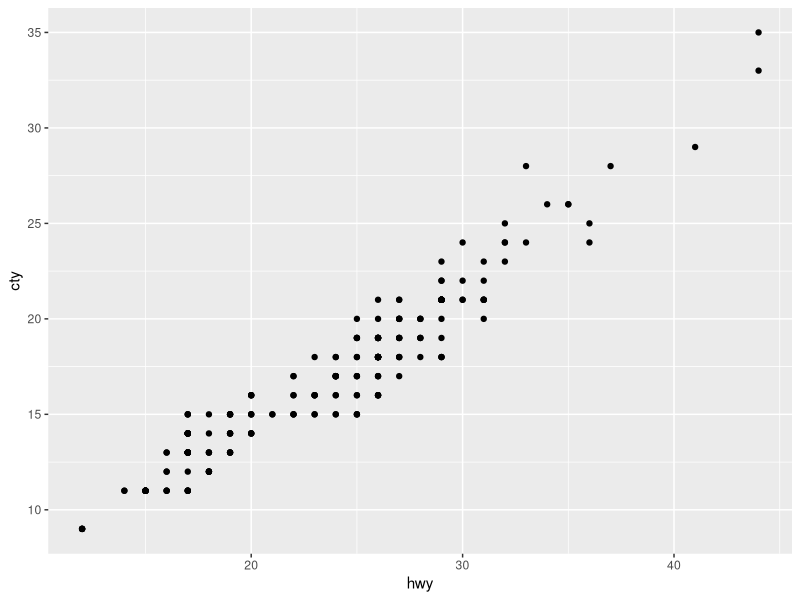
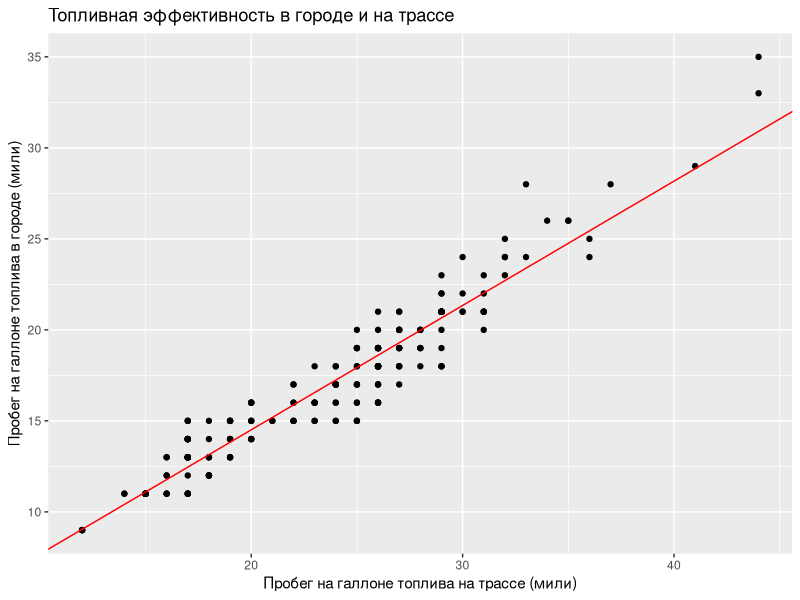
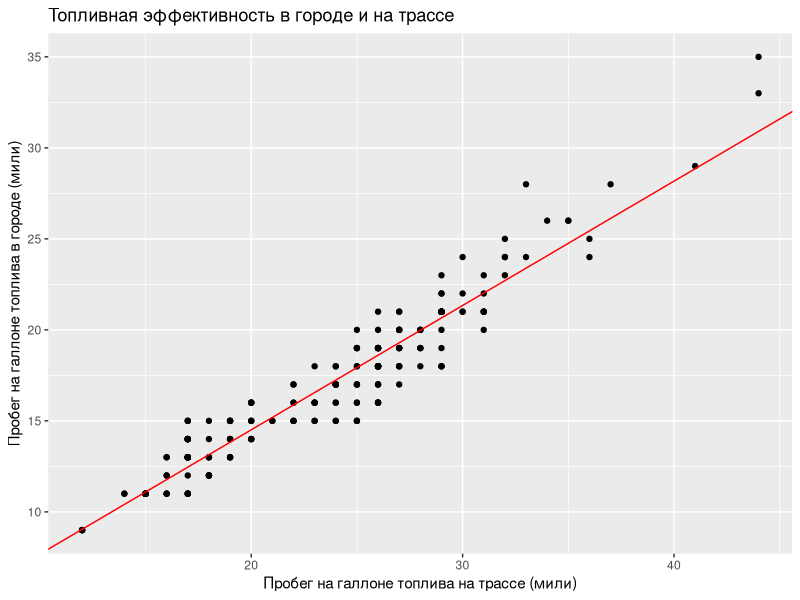

Source code (R) for these figures, in order:
# Пример скрипта R

# Скрипт содержит последовательность команд, необходимых для выполнения расчета.
# Команды скрипта можно выполнять построчно (кнопка Run или Ctrl-Enter), либо все сразу (кнопка
# или команда source). Результаты будут отображаться в консоли (текст) или
# отдельном окне (графики).

# Скрипты удобны для автоматизации повторяющихся расчетов, для которых важен
# только конечный результат, а интерактивное взаимодейстие с аналитиком в
# процессе расчета не требуется. 

# Если интерактивность важна, то удобнее пользоваться блокнотами Rmarkdown.


# Внимание! Перед запуском скрипта надо выбрать рабочую директорию.
# Рекомендуем использовать рабочий стол.
# В RStudio: Session>Set Working Directory

# Программно:
# setwd("C:/Users/Student/Desktop") #поменяйте путь к своему рабочему столу 


# Загрузка пакетов
suppressMessages(library(tidyverse))

# Загрузка встроенного набора данных
data(mpg)

# Просмотр
head(mpg)

# Визуализация данных
qplot(x = hwy, y = cty, data = mpg)

# Расчет коэффициента корреляции
cor.test(~ cty + hwy, data = mpg) 

# Построение модели
m_cty <- lm(cty ~ hwy, data = mpg)

# Сводка по подели
summary(m_cty) 

# Получение коэффициентов модели
coef_m_cty <- coef(m_cty)

# Визуализация данных и тренда
qplot(x = hwy, y = cty, data = mpg) +
  geom_abline(intercept = coef_m_cty[1], 
              slope = coef_m_cty[2],
              colour = "red") +
  labs(title = "Топливная эффективность в городе и на трассе",
       y = "Пробег на галлоне топлива в городе (мили)",
       x = "Пробег на галлоне топлива на трассе (мили)") 

ggsave("example_plot.png")

print("Скрипт сработал, ура!")
